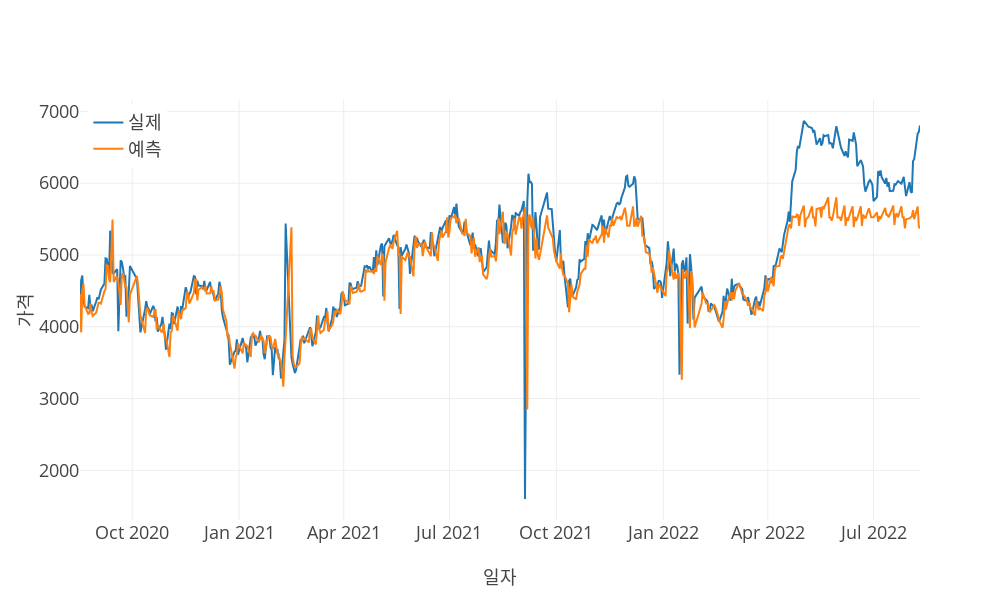

The notebook cell saved with this chart:
### Code cell
print("\nGradient Boosting")
gb, _ = gradient_boosting(X_train, y_train, search=True, **ml_searchCV_params)
gb_predictions = gb.predict(X_test)
model_eval(y_test, gb_predictions, predictions_x_axis, stdout=stdout, vis=vis, **{'scaler': output_scaler})

### Figure 1 — Plotly figure (JSON) as saved in the notebook; plotly's stock layout.template omitted (floating-point values rounded to 4 significant figures; data arrays with more than 128 entries replaced by an {"elided": "..."} marker saying what was removed)
{"data": [{"mode": "lines", "name": "실제", "type": "scatter", "x": {"elided": "510 str values"}, "y": {"elided": "510 float values"}}, {"mode": "lines", "name": "예측", "type": "scatter", "x": {"elided": "510 str values"}, "y": {"elided": "510 float values"}}], "layout": {"height": 600, "legend": {"x": 0.01, "xanchor": "left", "y": 0.99, "yanchor": "top"}, "width": 1000, "xaxis": {"title": {"text": "일자"}}, "yaxis": {"title": {"text": "가격"}}}}
